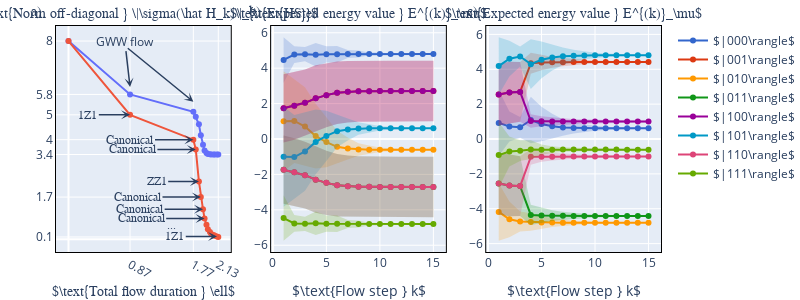

The notebook cell saved with this chart:
### Code cell
from plotly.subplots import make_subplots
import plotly.graph_objects as go

import plotly.express as px
color_discrete_sequence=px.colors.qualitative.G10

fig = make_subplots(rows=1, cols=3, subplot_titles=("Plot 1", "Plot 2", "plot 3"))

fig.layout.annotations[0].update(font=dict(
            family='Courier New, monospace',
            size=14
        ),x=0.15, y=1.01, text=r'$\text{Norm off-diagonal } \|\sigma(\hat H_k)\|_{\text{HS}}$')
fig.layout.annotations[1].update(font=dict(
            family='Courier New, monospace',
            size=14
        ),x=0.50, y=1.01,text=r'$\text{Expected energy value } E^{(k)}_\mu$')
fig.layout.annotations[2].update(font=dict(
            family='Courier New, monospace',
            size=14
        ),x=0.855, y=1.01,text=r'$\text{Expected energy value } E^{(k)}_\mu$')

x = [ sum(flow.flow_outputs['minimizing_flow_step'][:i]) for i in 
    range(1,1+len(flow.flow_outputs['minimizing_flow_step']))]

norms = flow.flow_outputs['minimal_norm_sigma_H_s']
norms2 = flow2.flow_outputs['minimal_norm_sigma_H_s']

fig.add_trace(go.Scatter(
    x=x,
    y=norms,
    mode = 'lines+markers',
        name = "GWW",
        showlegend=False
),  row=1, col=1)
 
fig.add_trace( go.Scatter(
        name = "Variational",
    x=x,
    y=norms2
,mode = 'lines+markers',
        showlegend=False
),  row=1, col=1)
x_selection = [1,2,-1]
y_selection = [0,1,-1]
y_selection2 = [1,2,5,-1]
fig.update_layout(
    xaxis1=dict(
    title=dict(text=r'', standoff=8),
        titlefont=dict(
            family='Courier New, monospace',
            size=14
        ),
        tickmode = 'array',
        tickvals = [x[s] for s in x_selection],
        ticktext = [round(x[s],2) for s in x_selection]
    ),
    yaxis1=dict(
        title=dict(text=r'', standoff=8),
        titlefont=dict(
            family='Courier New, monospace',
            size=14
        ),
        tickmode = 'array',
        tickvals = [norms[s] for s in y_selection]+[norms2[s] for s in y_selection2],
        ticktext = [round(norms[s],1) for s in y_selection]+[round(norms2[s],1) for s in y_selection2]
    ))

#fig_norm.update_yaxes(range=[min(norms)-5,max(norms)+6])

y_selection = [0,1,2,3,7,13,-1]
y_labels_rounded = [ round(y, 1 ) for y in norms ]
y_vals = [norms[i] for i in y_selection]
y_labels = [ y_labels_rounded[i] for i in y_selection]
x_selection = [0,1,3,7,13,-2]
x_vals = [x[i] for i in x_selection]
x_labels = [ round(x[i],2)for i in x_selection]



x = [x+1 for x in range((flow.nmb_flow_steps))]

#Canonical flow

for i, k in enumerate(range(2**L)):
    e = flow.observable_over_steps( k, flow.flow_outputs['expected_energy'] )
    ef = np.sqrt(
        flow.observable_over_steps( k,
        flow.flow_outputs['expected_energy_fluctuation'] )
    )
    label = r'$\vert%d\rangle$' %k
    label = r'$|'+str(flow.binary_label_from_state_number(k)) +r'\rangle$'

    fig.add_trace(
        go.Scatter(x=x, y=e, line=dict(color=color_discrete_sequence[i])
                  , name = label),
        row=1, col=2
    )
    y = e
    y_upper = [ E+EF for E,EF in zip( e, ef)]
    y_lower = [ E-EF for E,EF in zip( e, ef)]

    fig.add_trace(
        go.Scatter(
        x=x+x[::-1], # x, then x reversed
        y=y_upper+y_lower[::-1], # upper, then lower reversed
        fill='toself',
        fillcolor=color_discrete_sequence[i],
        line=dict(color='rgba(0,0,0,0)'),
            opacity=0.2,
        hoverinfo="skip",
        showlegend=False),
        row=1, col=2
    )   


for i, k in enumerate(range(2**L)):
    e = flow2.observable_over_steps( k, flow2.flow_outputs['expected_energy'] )
    ef = np.sqrt(
        flow2.observable_over_steps( k,
            flow2.flow_outputs['expected_energy_fluctuation'] ))
    label = r'$\vert%d\rangle$' %k

    fig.add_trace(
        go.Scatter(x=x, y=e,line=dict(color=color_discrete_sequence[i]), name = label,showlegend=False),
        row=1, col=3
    )
    y = e
    y_upper = [ E+EF for E,EF in zip( e, ef)]
    y_lower = [ E-EF for E,EF in zip( e, ef)]

    fig.add_trace(
        go.Scatter(
        x=x+x[::-1], # x, then x reversed
        y=y_upper+y_lower[::-1], # upper, then lower reversed
        fill='toself',
        fillcolor=color_discrete_sequence[i],
        line=dict(color='rgba(0,0,0,0)'),
            opacity=0.2,
        hoverinfo="skip",
        showlegend=False),
        row=1, col=3
    )   
fig.add_annotation(x=-.045, y=1.1,
            text='a)',
            xref="paper",
    yref="paper",
            showarrow=False,font=dict(
            family='Courier New, monospace',
            size=14
        )
)  
fig.add_annotation(x=.315, y=1.1,
            text='b)',
            xref="paper",
    yref="paper",
            showarrow=False,font=dict(
            family='Courier New, monospace',
            size=14
        )
) 
fig.add_annotation(x=.70, y=1.1,
            text='c)',
            xref="paper",
    yref="paper",
            showarrow=False,font=dict(
            family='Courier New, monospace',
            size=14
        )
) 

# fig.add_annotation(x=.8, y=8,
#             text="GWW flow",
#             showarrow=True,
#             arrowhead=1)

x = [ sum(flow.flow_outputs['minimizing_flow_step'][:i]) for i in 
    range(1,1+len(flow.flow_outputs['minimizing_flow_step']))]
fig.add_annotation(dict(
                x= x[1],
                y= norms[1]+.3,
                xref="x", yref="y",
                text="GWW flow",
                showarrow=True,
                axref = "x", ayref='y',
                ax= .8,
                ay= 8,
                arrowhead = 3,
                arrowwidth=1.5,
                )
            )
fig.add_annotation(dict(
                x= x[2],
                y= norms[2]+.4,
                xref="x", yref="y",
                text=" ",
                showarrow=True,
                axref = "x", ayref='y',
                ax= .8,
                ay= 7.8,
                arrowhead = 3,
                arrowwidth=1.5,
        yshift=0.2
                )
            )
x2 = [ sum(flow.flow_outputs['minimizing_flow_step'][:i]) for i in 
    range(1,1+len(flow.flow_outputs['minimizing_flow_step']))]
if 0:
    fig.add_annotation(dict(
                x= x[5]-.3,
                y= norms[5]+.5,
                xref="x", yref="y",
                text=" ",
                showarrow=True,
                axref = "x", ayref='y',
                ax= .8,
                ay= 7.8,
                arrowhead = 3,
                arrowwidth=1.5,
                )
            )
for i, Z_name in enumerate(flow2.flow_outputs['strs_of_minimizer_Z']):
     if i<7 or Z_name is not 'Canonical':
            fig.add_annotation(dict(     x=x[i+1], y=norms2[i+1],
                    text=Z_name,
                             font=dict(
            family='Courier New, monospace',
            size=12
        ),
                    xref="x", yref="y",
                    showarrow=True,
                    axref = "x", ayref='y',
                    ax= x[i+1]-(.9 if Z_name=='Canonical' else .6),
                    ay= norms2[i+1],
                    arrowhead = 3,
                    arrowwidth=1.5,
                    )
                )
i=7
fig.add_annotation(dict(     x=x[i+1]-.5, y=norms2[i+1],
text='...',
     font=dict(
family='Courier New, monospace',
size=12
),
xref="x", yref="y",
showarrow=False
)
)
fig.update_xaxes(title_text=r'$\text{Total flow duration } \ell$', row =1, col = 1)
fig.update_xaxes(title_text=r'$\text{Flow step } k$', row =1, col = 2)
fig.update_xaxes(title_text=r'$\text{Flow step } k$', row =1, col = 3)




fig.update_xaxes(showline=True, linewidth=1, linecolor='black', mirror=True)
fig.update_yaxes(showline=True, linewidth=1, linecolor='black', mirror=True)
fig.update_layout(margin=dict(l=56, r=0, b=0, t=26))
fig.update_layout(
    autosize=False,
    width=800,
    height=300)

fig.show()
print(flow2.flow_outputs['strs_of_minimizer_Z'])

### Figure 1 — Plotly figure (JSON) as saved in the notebook; plotly's stock layout.template omitted (floating-point values rounded to 4 significant figures)
{"data": [{"mode": "lines+markers", "name": "GWW", "showlegend": false, "type": "scatter", "x": [0, 0.8745, 1.774, 1.808, 1.853, 1.88, 1.911, 1.933, 1.96, 1.98, 2.009, 2.028, 2.06, 2.079, 2.109, 2.128], "xaxis": "x", "y": [8, 5.844, 5.142, 4.946, 4.641, 4.197, 3.815, 3.585, 3.484, 3.443, 3.427, 3.422, 3.419, 3.419, 3.419, 3.419], "yaxis": "y"}, {"mode": "lines+markers", "name": "Variational", "showlegend": false, "type": "scatter", "x": [0, 0.8745, 1.774, 1.808, 1.853, 1.88, 1.911, 1.933, 1.96, 1.98, 2.009, 2.028, 2.06, 2.079, 2.109, 2.128], "xaxis": "x", "y": [8, 5.022, 4.019, 3.625, 2.33, 1.7, 1.206, 0.8375, 0.579, 0.4048, 0.29, 0.2154, 0.1675, 0.1366, 0.1123, 0.09141], "yaxis": "y"}, {"line": {"color": "#3366CC"}, "name": "$|000\\rangle$", "type": "scatter", "x": [1, 2, 3, 4, 5, 6, 7, 8, 9, 10, 11, 12, 13, 14, 15], "xaxis": "x2", "y": [4.464, 4.766, 4.789, 4.759, 4.783, 4.783, 4.801, 4.802, 4.806, 4.806, 4.806, 4.806, 4.806, 4.806, 4.806], "yaxis": "y2"}, {"fill": "toself", "fillcolor": "#3366CC", "hoverinfo": "skip", "line": {"color": "rgba(0,0,0,0)"}, "opacity": 0.2, "showlegend": false, "type": "scatter", "x": [1, 2, 3, 4, 5, 6, 7, 8, 9, 10, 11, 12, 13, 14, 15, 15, 14, 13, 12, 11, 10, 9, 8, 7, 6, 5, 4, 3, 2, 1], "xaxis": "x2", "y": [5.744, 5.242, 5.191, 5.417, 5.242, 5.249, 5.025, 4.998, 4.883, 4.884, 4.828, 4.834, 4.814, 4.815, 4.809, 4.804, 4.798, 4.799, 4.779, 4.785, 4.728, 4.729, 4.607, 4.577, 4.317, 4.325, 4.101, 4.386, 4.291, 3.183], "yaxis": "y2"}, {"line": {"color": "#DC3912"}, "name": "$|001\\rangle$", "type": "scatter", "x": [1, 2, 3, 4, 5, 6, 7, 8, 9, 10, 11, 12, 13, 14, 15], "xaxis": "x2", "y": [1.732, 1.874, 2.042, 2.297, 2.478, 2.613, 2.668, 2.695, 2.703, 2.707, 2.709, 2.709, 2.709, 2.709, 2.709], "yaxis": "y2"}, {"fill": "toself", "fillcolor": "#DC3912", "hoverinfo": "skip", "line": {"color": "rgba(0,0,0,0)"}, "opacity": 0.2, "showlegend": false, "type": "scatter", "x": [1, 2, 3, 4, 5, 6, 7, 8, 9, 10, 11, 12, 13, 14, 15, 15, 14, 13, 12, 11, 10, 9, 8, 7, 6, 5, 4, 3, 2, 1], "xaxis": "x2", "y": [3.66, 3.794, 3.932, 4.168, 4.291, 4.378, 4.399, 4.413, 4.416, 4.418, 4.418, 4.419, 4.419, 4.419, 4.419, 1.0, 1.0, 0.9999, 0.9997, 0.9989, 0.9969, 0.991, 0.9763, 0.9366, 0.8474, 0.6645, 0.4257, 0.1519, -0.04458, -0.1968], "yaxis": "y2"}, {"line": {"color": "#FF9900"}, "name": "$|010\\rangle$", "type": "scatter", "x": [1, 2, 3, 4, 5, 6, 7, 8, 9, 10, 11, 12, 13, 14, 15], "xaxis": "x2", "y": [1.0, 1.018, 0.7045, 0.1653, -0.1723, -0.4426, -0.5351, -0.5874, -0.6011, -0.6092, -0.6107, -0.6118, -0.612, -0.6121, -0.6121], "yaxis": "y2"}, {"fill": "toself", "fillcolor": "#FF9900", "hoverinfo": "skip", "line": {"color": "rgba(0,0,0,0)"}, "opacity": 0.2, "showlegend": false, "type": "scatter", "x": [1, 2, 3, 4, 5, 6, 7, 8, 9, 10, 11, 12, 13, 14, 15, 15, 14, 13, 12, 11, 10, 9, 8, 7, 6, 5, 4, 3, 2, 1], "xaxis": "x2", "y": [3.828, 3.389, 2.924, 1.991, 1.25, 0.4663, 0.08259, -0.2355, -0.3657, -0.487, -0.5261, -0.5732, -0.5852, -0.5991, -0.6031, -0.6211, -0.6251, -0.6387, -0.6505, -0.6953, -0.7313, -0.8364, -0.9393, -1.153, -1.351, -1.594, -1.66, -1.515, -1.354, -1.828], "yaxis": "y2"}, {"line": {"color": "#109618"}, "name": "$|011\\rangle$", "type": "scatter", "x": [1, 2, 3, 4, 5, 6, 7, 8, 9, 10, 11, 12, 13, 14, 15], "xaxis": "x2", "y": [-1.732, -1.874, -2.042, -2.297, -2.478, -2.613, -2.668, -2.695, -2.703, -2.707, -2.709, -2.709, -2.709, -2.709, -2.709], "yaxis": "y2"}, {"fill": "toself", "fillcolor": "#109618", "hoverinfo": "skip", "line": {"color": "rgba(0,0,0,0)"}, "opacity": 0.2, "showlegend": false, "type": "scatter", "x": [1, 2, 3, 4, 5, 6, 7, 8, 9, 10, 11, 12, 13, 14, 15, 15, 14, 13, 12, 11, 10, 9, 8, 7, 6, 5, 4, 3, 2, 1], "xaxis": "x2", "y": [0.1968, 0.04458, -0.1519, -0.4257, -0.6645, -0.8474, -0.9366, -0.9763, -0.991, -0.9969, -0.9989, -0.9997, -0.9999, -1.0, -1.0, -4.419, -4.419, -4.419, -4.419, -4.418, -4.418, -4.416, -4.413, -4.399, -4.378, -4.291, -4.168, -3.932, -3.794, -3.66], "yaxis": "y2"}, {"line": {"color": "#990099"}, "name": "$|100\\rangle$", "type": "scatter", "x": [1, 2, 3, 4, 5, 6, 7, 8, 9, 10, 11, 12, 13, 14, 15], "xaxis": "x2", "y": [1.732, 1.874, 2.042, 2.297, 2.478, 2.613, 2.668, 2.695, 2.703, 2.707, 2.709, 2.709, 2.709, 2.709, 2.709], "yaxis": "y2"}, {"fill": "toself", "fillcolor": "#990099", "hoverinfo": "skip", "line": {"color": "rgba(0,0,0,0)"}, "opacity": 0.2, "showlegend": false, "type": "scatter", "x": [1, 2, 3, 4, 5, 6, 7, 8, 9, 10, 11, 12, 13, 14, 15, 15, 14, 13, 12, 11, 10, 9, 8, 7, 6, 5, 4, 3, 2, 1], "xaxis": "x2", "y": [3.66, 3.794, 3.932, 4.168, 4.291, 4.378, 4.399, 4.413, 4.416, 4.418, 4.418, 4.419, 4.419, 4.419, 4.419, 1.0, 1.0, 0.9999, 0.9997, 0.9989, 0.9969, 0.991, 0.9763, 0.9366, 0.8474, 0.6645, 0.4257, 0.1519, -0.04458, -0.1968], "yaxis": "y2"}, {"line": {"color": "#0099C6"}, "name": "$|101\\rangle$", "type": "scatter", "x": [1, 2, 3, 4, 5, 6, 7, 8, 9, 10, 11, 12, 13, 14, 15], "xaxis": "x2", "y": [-1.0, -1.018, -0.7045, -0.1653, 0.1723, 0.4426, 0.5351, 0.5874, 0.6011, 0.6092, 0.6107, 0.6118, 0.612, 0.6121, 0.6121], "yaxis": "y2"}, {"fill": "toself", "fillcolor": "#0099C6", "hoverinfo": "skip", "line": {"color": "rgba(0,0,0,0)"}, "opacity": 0.2, "showlegend": false, "type": "scatter", "x": [1, 2, 3, 4, 5, 6, 7, 8, 9, 10, 11, 12, 13, 14, 15, 15, 14, 13, 12, 11, 10, 9, 8, 7, 6, 5, 4, 3, 2, 1], "xaxis": "x2", "y": [1.828, 1.354, 1.515, 1.66, 1.594, 1.351, 1.153, 0.9393, 0.8364, 0.7313, 0.6953, 0.6505, 0.6387, 0.6251, 0.6211, 0.6031, 0.5991, 0.5852, 0.5732, 0.5261, 0.487, 0.3657, 0.2355, -0.08259, -0.4663, -1.25, -1.991, -2.924, -3.389, -3.828], "yaxis": "y2"}, {"line": {"color": "#DD4477"}, "name": "$|110\\rangle$", "type": "scatter", "x": [1, 2, 3, 4, 5, 6, 7, 8, 9, 10, 11, 12, 13, 14, 15], "xaxis": "x2", "y": [-1.732, -1.874, -2.042, -2.297, -2.478, -2.613, -2.668, -2.695, -2.703, -2.707, -2.709, -2.709, -2.709, -2.709, -2.709], "yaxis": "y2"}, {"fill": "toself", "fillcolor": "#DD4477", "hoverinfo": "skip", "line": {"color": "rgba(0,0,0,0)"}, "opacity": 0.2, "showlegend": false, "type": "scatter", "x": [1, 2, 3, 4, 5, 6, 7, 8, 9, 10, 11, 12, 13, 14, 15, 15, 14, 13, 12, 11, 10, 9, 8, 7, 6, 5, 4, 3, 2, 1], "xaxis": "x2", "y": [0.1968, 0.04458, -0.1519, -0.4257, -0.6645, -0.8474, -0.9366, -0.9763, -0.991, -0.9969, -0.9989, -0.9997, -0.9999, -1.0, -1.0, -4.419, -4.419, -4.419, -4.419, -4.418, -4.418, -4.416, -4.413, -4.399, -4.378, -4.291, -4.168, -3.932, -3.794, -3.66], "yaxis": "y2"}, {"line": {"color": "#66AA00"}, "name": "$|111\\rangle$", "type": "scatter", "x": [1, 2, 3, 4, 5, 6, 7, 8, 9, 10, 11, 12, 13, 14, 15], "xaxis": "x2", "y": [-4.464, -4.766, -4.789, -4.759, -4.783, -4.783, -4.801, -4.802, -4.806, -4.806, -4.806, -4.806, -4.806, -4.806, -4.806], "yaxis": "y2"}, {"fill": "toself", "fillcolor": "#66AA00", "hoverinfo": "skip", "line": {"color": "rgba(0,0,0,0)"}, "opacity": 0.2, "showlegend": false, "type": "scatter", "x": [1, 2, 3, 4, 5, 6, 7, 8, 9, 10, 11, 12, 13, 14, 15, 15, 14, 13, 12, 11, 10, 9, 8, 7, 6, 5, 4, 3, 2, 1], "xaxis": "x2", "y": [-3.183, -4.291, -4.386, -4.101, -4.325, -4.317, -4.577, -4.607, -4.729, -4.728, -4.785, -4.779, -4.799, -4.798, -4.804, -4.809, -4.815, -4.814, -4.834, -4.828, -4.884, -4.883, -4.998, -5.025, -5.249, -5.242, -5.417, -5.191, -5.242, -5.744], "yaxis": "y2"}, {"line": {"color": "#3366CC"}, "name": "$\\vert0\\rangle$", "showlegend": false, "type": "scatter", "x": [1, 2, 3, 4, 5, 6, 7, 8, 9, 10, 11, 12, 13, 14, 15], "xaxis": "x3", "y": [0.9232, 0.7156, 0.6703, 1.089, 0.8582, 0.735, 0.6644, 0.6357, 0.6213, 0.6158, 0.6132, 0.6123, 0.6119, 0.6122, 0.612], "yaxis": "y3"}, {"fill": "toself", "fillcolor": "#3366CC", "hoverinfo": "skip", "line": {"color": "rgba(0,0,0,0)"}, "opacity": 0.2, "showlegend": false, "type": "scatter", "x": [1, 2, 3, 4, 5, 6, 7, 8, 9, 10, 11, 12, 13, 14, 15, 15, 14, 13, 12, 11, 10, 9, 8, 7, 6, 5, 4, 3, 2, 1], "xaxis": "x3", "y": [2.816, 1.573, 1.268, 2.429, 1.848, 1.448, 1.136, 0.9582, 0.8295, 0.7577, 0.7063, 0.6782, 0.6589, 0.6537, 0.6413, 0.5827, 0.5706, 0.5649, 0.5463, 0.5201, 0.474, 0.4131, 0.3132, 0.1924, 0.02245, -0.1312, -0.2507, 0.07269, -0.142, -0.9692], "yaxis": "y3"}, {"line": {"color": "#DC3912"}, "name": "$\\vert1\\rangle$", "showlegend": false, "type": "scatter", "x": [1, 2, 3, 4, 5, 6, 7, 8, 9, 10, 11, 12, 13, 14, 15], "xaxis": "x3", "y": [2.553, 2.662, 2.701, 4.34, 4.381, 4.4, 4.408, 4.413, 4.415, 4.417, 4.418, 4.418, 4.418, 4.418, 4.418], "yaxis": "y3"}, {"fill": "toself", "fillcolor": "#DC3912", "hoverinfo": "skip", "line": {"color": "rgba(0,0,0,0)"}, "opacity": 0.2, "showlegend": false, "type": "scatter", "x": [1, 2, 3, 4, 5, 6, 7, 8, 9, 10, 11, 12, 13, 14, 15, 15, 14, 13, 12, 11, 10, 9, 8, 7, 6, 5, 4, 3, 2, 1], "xaxis": "x3", "y": [4.329, 4.436, 4.416, 4.944, 4.826, 4.707, 4.645, 4.576, 4.54, 4.505, 4.485, 4.467, 4.456, 4.454, 4.446, 4.391, 4.383, 4.38, 4.369, 4.35, 4.329, 4.291, 4.25, 4.171, 4.092, 3.937, 3.736, 0.9862, 0.8881, 0.7777], "yaxis": "y3"}, {"line": {"color": "#FF9900"}, "name": "$\\vert2\\rangle$", "showlegend": false, "type": "scatter", "x": [1, 2, 3, 4, 5, 6, 7, 8, 9, 10, 11, 12, 13, 14, 15], "xaxis": "x3", "y": [-4.183, -4.608, -4.732, -4.762, -4.785, -4.797, -4.801, -4.804, -4.805, -4.806, -4.806, -4.806, -4.806, -4.806, -4.806], "yaxis": "y3"}, {"fill": "toself", "fillcolor": "#FF9900", "hoverinfo": "skip", "line": {"color": "rgba(0,0,0,0)"}, "opacity": 0.2, "showlegend": false, "type": "scatter", "x": [1, 2, 3, 4, 5, 6, 7, 8, 9, 10, 11, 12, 13, 14, 15, 15, 14, 13, 12, 11, 10, 9, 8, 7, 6, 5, 4, 3, 2, 1], "xaxis": "x3", "y": [-2.533, -3.584, -4.154, -4.258, -4.41, -4.541, -4.608, -4.684, -4.716, -4.751, -4.764, -4.78, -4.785, -4.79, -4.791, -4.821, -4.823, -4.828, -4.833, -4.848, -4.861, -4.895, -4.925, -4.995, -5.053, -5.16, -5.266, -5.309, -5.633, -5.834], "yaxis": "y3"}, {"line": {"color": "#109618"}, "name": "$\\vert3\\rangle$", "showlegend": false, "type": "scatter", "x": [1, 2, 3, 4, 5, 6, 7, 8, 9, 10, 11, 12, 13, 14, 15], "xaxis": "x3", "y": [-2.553, -2.662, -2.701, -4.356, -4.382, -4.4, -4.408, -4.413, -4.415, -4.417, -4.418, -4.418, -4.418, -4.418, -4.418], "yaxis": "y3"}, {"fill": "toself", "fillcolor": "#109618", "hoverinfo": "skip", "line": {"color": "rgba(0,0,0,0)"}, "opacity": 0.2, "showlegend": false, "type": "scatter", "x": [1, 2, 3, 4, 5, 6, 7, 8, 9, 10, 11, 12, 13, 14, 15, 15, 14, 13, 12, 11, 10, 9, 8, 7, 6, 5, 4, 3, 2, 1], "xaxis": "x3", "y": [-0.7777, -0.8881, -0.9862, -3.776, -3.92, -4.091, -4.171, -4.251, -4.292, -4.329, -4.35, -4.369, -4.381, -4.383, -4.391, -4.446, -4.454, -4.456, -4.467, -4.485, -4.504, -4.539, -4.575, -4.645, -4.709, -4.844, -4.936, -4.416, -4.436, -4.329], "yaxis": "y3"}, {"line": {"color": "#990099"}, "name": "$\\vert4\\rangle$", "showlegend": false, "type": "scatter", "x": [1, 2, 3, 4, 5, 6, 7, 8, 9, 10, 11, 12, 13, 14, 15], "xaxis": "x3", "y": [2.553, 2.662, 2.701, 1.028, 1.014, 1.007, 1.002, 0.9999, 0.9985, 0.9979, 0.9976, 0.9976, 0.9977, 0.999, 0.999], "yaxis": "y3"}, {"fill": "toself", "fillcolor": "#990099", "hoverinfo": "skip", "line": {"color": "rgba(0,0,0,0)"}, "opacity": 0.2, "showlegend": false, "type": "scatter", "x": [1, 2, 3, 4, 5, 6, 7, 8, 9, 10, 11, 12, 13, 14, 15, 15, 14, 13, 12, 11, 10, 9, 8, 7, 6, 5, 4, 3, 2, 1], "xaxis": "x3", "y": [4.329, 4.436, 4.416, 1.417, 1.303, 1.236, 1.183, 1.149, 1.122, 1.103, 1.088, 1.079, 1.07, 1.054, 1.047, 0.9506, 0.9439, 0.9252, 0.9166, 0.9068, 0.8924, 0.8754, 0.8504, 0.8211, 0.778, 0.7259, 0.6388, 0.9862, 0.8881, 0.7777], "yaxis": "y3"}, {"line": {"color": "#0099C6"}, "name": "$\\vert5\\rangle$", "showlegend": false, "type": "scatter", "x": [1, 2, 3, 4, 5, 6, 7, 8, 9, 10, 11, 12, 13, 14, 15], "xaxis": "x3", "y": [4.183, 4.608, 4.732, 4.292, 4.543, 4.676, 4.75, 4.781, 4.796, 4.802, 4.804, 4.806, 4.806, 4.806, 4.806], "yaxis": "y3"}, {"fill": "toself", "fillcolor": "#0099C6", "hoverinfo": "skip", "line": {"color": "rgba(0,0,0,0)"}, "opacity": 0.2, "showlegend": false, "type": "scatter", "x": [1, 2, 3, 4, 5, 6, 7, 8, 9, 10, 11, 12, 13, 14, 15, 15, 14, 13, 12, 11, 10, 9, 8, 7, 6, 5, 4, 3, 2, 1], "xaxis": "x3", "y": [5.834, 5.633, 5.309, 5.717, 5.598, 5.423, 5.252, 5.118, 5.016, 4.947, 4.899, 4.868, 4.847, 4.845, 4.832, 4.78, 4.767, 4.765, 4.743, 4.71, 4.656, 4.576, 4.444, 4.248, 3.93, 3.488, 2.866, 4.154, 3.584, 2.533], "yaxis": "y3"}, {"line": {"color": "#DD4477"}, "name": "$\\vert6\\rangle$", "showlegend": false, "type": "scatter", "x": [1, 2, 3, 4, 5, 6, 7, 8, 9, 10, 11, 12, 13, 14, 15], "xaxis": "x3", "y": [-2.553, -2.662, -2.701, -1.025, -1.02, -1.011, -1.006, -1.003, -1.002, -1.001, -1.0, -0.9999, -0.9997, -1.0, -0.9999], "yaxis": "y3"}, {"fill": "toself", "fillcolor": "#DD4477", "hoverinfo": "skip", "line": {"color": "rgba(0,0,0,0)"}, "opacity": 0.2, "showlegend": false, "type": "scatter", "x": [1, 2, 3, 4, 5, 6, 7, 8, 9, 10, 11, 12, 13, 14, 15, 15, 14, 13, 12, 11, 10, 9, 8, 7, 6, 5, 4, 3, 2, 1], "xaxis": "x3", "y": [-0.7777, -0.8881, -0.9862, -0.5732, -0.7368, -0.7956, -0.8426, -0.8738, -0.9009, -0.9196, -0.9356, -0.9464, -0.9556, -0.9618, -0.9692, -1.031, -1.038, -1.044, -1.053, -1.065, -1.082, -1.102, -1.133, -1.17, -1.227, -1.302, -1.477, -4.416, -4.436, -4.329], "yaxis": "y3"}, {"line": {"color": "#66AA00"}, "name": "$\\vert7\\rangle$", "showlegend": false, "type": "scatter", "x": [1, 2, 3, 4, 5, 6, 7, 8, 9, 10, 11, 12, 13, 14, 15], "xaxis": "x3", "y": [-0.9232, -0.7156, -0.6703, -0.6063, -0.6103, -0.6097, -0.6085, -0.6083, -0.6084, -0.6086, -0.6089, -0.6092, -0.6095, -0.6109, -0.611], "yaxis": "y3"}, {"fill": "toself", "fillcolor": "#66AA00", "hoverinfo": "skip", "line": {"color": "rgba(0,0,0,0)"}, "opacity": 0.2, "showlegend": false, "type": "scatter", "x": [1, 2, 3, 4, 5, 6, 7, 8, 9, 10, 11, 12, 13, 14, 15, 15, 14, 13, 12, 11, 10, 9, 8, 7, 6, 5, 4, 3, 2, 1], "xaxis": "x3", "y": [0.9692, 0.142, -0.07269, -0.06597, -0.32, -0.4207, -0.4769, -0.5029, -0.5191, -0.5279, -0.5347, -0.5395, -0.5441, -0.5654, -0.5685, -0.6536, -0.6563, -0.6749, -0.6789, -0.6831, -0.6893, -0.6976, -0.7137, -0.7401, -0.7986, -0.9006, -1.147, -1.268, -1.573, -2.816], "yaxis": "y3"}], "layout": {"annotations": [{"font": {"family": "Courier New, monospace", "size": 14}, "showarrow": false, "text": "$\\text{Norm off-diagonal } \\|\\sigma(\\hat H_k)\\|_{\\text{HS}}$", "x": 0.15, "xanchor": "center", "xref": "paper", "y": 1.01, "yanchor": "bottom", "yref": "paper"}, {"font": {"family": "Courier New, monospace", "size": 14}, "showarrow": false, "text": "$\\text{Expected energy value } E^{(k)}_\\mu$", "x": 0.5, "xanchor": "center", "xref": "paper", "y": 1.01, "yanchor": "bottom", "yref": "paper"}, {"font": {"family": "Courier New, monospace", "size": 14}, "showarrow": false, "text": "$\\text{Expected energy value } E^{(k)}_\\mu$", "x": 0.855, "xanchor": "center", "xref": "paper", "y": 1.01, "yanchor": "bottom", "yref": "paper"}, {"font": {"family": "Courier New, monospace", "size": 14}, "showarrow": false, "text": "a)", "x": -0.045, "xref": "paper", "y": 1.1, "yref": "paper"}, {"font": {"family": "Courier New, monospace", "size": 14}, "showarrow": false, "text": "b)", "x": 0.315, "xref": "paper", "y": 1.1, "yref": "paper"}, {"font": {"family": "Courier New, monospace", "size": 14}, "showarrow": false, "text": "c)", "x": 0.7, "xref": "paper", "y": 1.1, "yref": "paper"}, {"arrowhead": 3, "arrowwidth": 1.5, "ax": 0.8, "axref": "x", "ay": 8, "ayref": "y", "showarrow": true, "text": "GWW flow", "x": 0.8745, "xref": "x", "y": 6.144, "yref": "y"}, {"arrowhead": 3, "arrowwidth": 1.5, "ax": 0.8, "axref": "x", "ay": 7.8, "ayref": "y", "showarrow": true, "text": " ", "x": 1.774, "xref": "x", "y": 5.542, "yref": "y", "yshift": 0.2}, {"arrowhead": 3, "arrowwidth": 1.5, "ax": 0.2745, "axref": "x", "ay": 5.022, "ayref": "y", "font": {"family": "Courier New, monospace", "size": 12}, "showarrow": true, "text": "1Z1", "x": 0.8745, "xref": "x", "y": 5.022, "yref": "y"}, {"arrowhead": 3, "arrowwidth": 1.5, "ax": 0.8736, "axref": "x", "ay": 4.019, "ayref": "y", "font": {"family": "Courier New, monospace", "size": 12}, "showarrow": true, "text": "Canonical", "x": 1.774, "xref": "x", "y": 4.019, "yref": "y"}, {"arrowhead": 3, "arrowwidth": 1.5, "ax": 0.9079, "axref": "x", "ay": 3.625, "ayref": "y", "font": {"family": "Courier New, monospace", "size": 12}, "showarrow": true, "text": "Canonical", "x": 1.808, "xref": "x", "y": 3.625, "yref": "y"}, {"arrowhead": 3, "arrowwidth": 1.5, "ax": 1.253, "axref": "x", "ay": 2.33, "ayref": "y", "font": {"family": "Courier New, monospace", "size": 12}, "showarrow": true, "text": "ZZ1", "x": 1.853, "xref": "x", "y": 2.33, "yref": "y"}, {"arrowhead": 3, "arrowwidth": 1.5, "ax": 0.98, "axref": "x", "ay": 1.7, "ayref": "y", "font": {"family": "Courier New, monospace", "size": 12}, "showarrow": true, "text": "Canonical", "x": 1.88, "xref": "x", "y": 1.7, "yref": "y"}, {"arrowhead": 3, "arrowwidth": 1.5, "ax": 1.011, "axref": "x", "ay": 1.206, "ayref": "y", "font": {"family": "Courier New, monospace", "size": 12}, "showarrow": true, "text": "Canonical", "x": 1.911, "xref": "x", "y": 1.206, "yref": "y"}, {"arrowhead": 3, "arrowwidth": 1.5, "ax": 1.033, "axref": "x", "ay": 0.8375, "ayref": "y", "font": {"family": "Courier New, monospace", "size": 12}, "showarrow": true, "text": "Canonical", "x": 1.933, "xref": "x", "y": 0.8375, "yref": "y"}, {"arrowhead": 3, "arrowwidth": 1.5, "ax": 1.509, "axref": "x", "ay": 0.1123, "ayref": "y", "font": {"family": "Courier New, monospace", "size": 12}, "showarrow": true, "text": "1Z1", "x": 2.109, "xref": "x", "y": 0.1123, "yref": "y"}, {"font": {"family": "Courier New, monospace", "size": 12}, "showarrow": false, "text": "...", "x": 1.46, "xref": "x", "y": 0.579, "yref": "y"}], "autosize": false, "height": 300, "margin": {"b": 0, "l": 56, "r": 0, "t": 26}, "width": 800, "xaxis": {"anchor": "y", "domain": [0, 0.2889], "linecolor": "black", "linewidth": 1, "mirror": true, "showline": true, "tickmode": "array", "ticktext": [0.87, 1.77, 2.13], "tickvals": [0.8745, 1.774, 2.128], "title": {"font": {"family": "Courier New, monospace", "size": 14}, "standoff": 8, "text": "$\\text{Total flow duration } \\ell$"}}, "xaxis2": {"anchor": "y2", "domain": [0.3556, 0.6444], "linecolor": "black", "linewidth": 1, "mirror": true, "showline": true, "title": {"text": "$\\text{Flow step } k$"}}, "xaxis3": {"anchor": "y3", "domain": [0.7111, 1], "linecolor": "black", "linewidth": 1, "mirror": true, "showline": true, "title": {"text": "$\\text{Flow step } k$"}}, "yaxis": {"anchor": "x", "domain": [0, 1], "linecolor": "black", "linewidth": 1, "mirror": true, "showline": true, "tickmode": "array", "ticktext": [8, 5.8, 3.4, 5, 4, 1.7, 0.1], "tickvals": [8, 5.844, 3.419, 5.022, 4.019, 1.7, 0.09141], "title": {"font": {"family": "Courier New, monospace", "size": 14}, "standoff": 8, "text": ""}}, "yaxis2": {"anchor": "x2", "domain": [0, 1], "linecolor": "black", "linewidth": 1, "mirror": true, "showline": true}, "yaxis3": {"anchor": "x3", "domain": [0, 1], "linecolor": "black", "linewidth": 1, "mirror": true, "showline": true}}}
